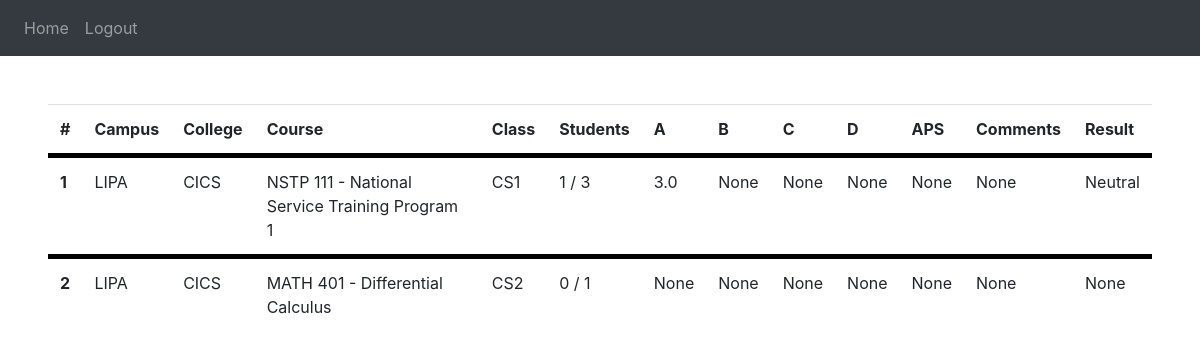
The page /showRec on the database as committed earlier.
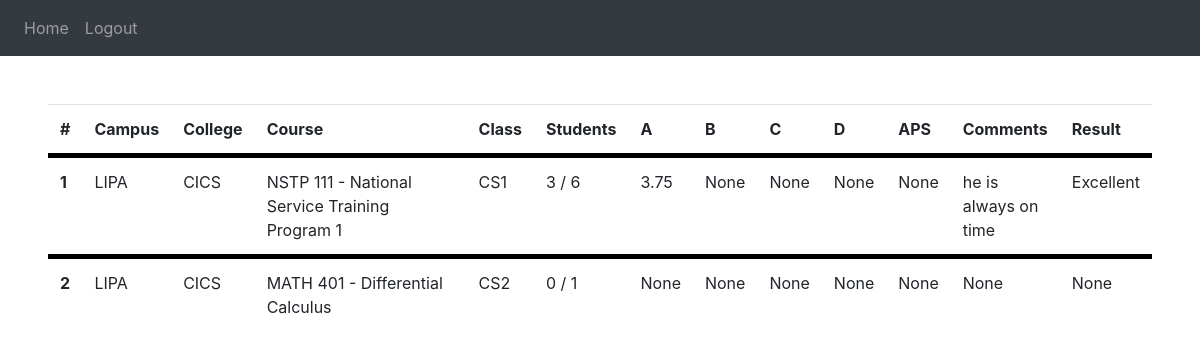
The same page on the database as committed later.
### website/models.py (models this page shows)
class Result(db.Model):
  id = db.Column(db.Integer, primary_key=True)
  facultyName = db.Column(db.String(255))
  campus = db.Column(db.String(255))
  college = db.Column(db.String(255))
  course = db.Column(db.String(255))
  facultyClass = db.Column(db.String(255))
  studentsAnswered = db.Column(db.String(255))
  catA = db.Column(db.Float)
  catB = db.Column(db.Float)
  catC = db.Column(db.Float)
  catD = db.Column(db.Float)
  APS = db.Column(db.Float)
  senAnalysis = db.Column(db.Integer)
  comments = db.Column(db.String(255))
  result = db.Column(db.String(255))

### website/views.py (the view)
@views.route('/showRec')
def showRec():
    records = Result.query.all()
    return render_template("showRec.html",records=records)

### website/templates/showRec.html
{% extends "base.html" %} {% block title %}Result{% endblock %}
{% block content%}
  <table class="table">
    <thead>
      <tr>
        <th>#</th>
        <th style="width: 1%;">Campus</th>
        <th style="width: 1%;">College</th>
        <th style="width: 100%;">Course</th>
        <th style="width: 1%;">Class</th>
        <th style="width: 100%;">Students</th>
        <th style="width: 1%;">A</th>
        <th style="width: 1%;">B</th>
        <th style="width: 1%;">C</th>
        <th style="width: 1%;">D</th>
        <th style="width: 1%;">APS</th>
        <th style="width: 100%;">Comments</th>
        <th>Result</th>
      </tr>
    </thead>
    <tbody>
      {% for rec in records %}
      <tr style="border-top: solid black 5px ;">
        <th scope="row">
          {{ rec.id }}
        </th>
        <td>
          {{ rec.campus }}
        </td>
        <td>
          {{ rec.college }}
        </td>
        <td>
          {{ rec.course }}
        </td>
        <td>
          {{ rec.facultyClass }}
        </td>
        <td>
          {{ rec.studentsAnswered }}
        </td>
        <td>
          {{ rec.catA }}
        </td>
        <td>
          {{ rec.catB }}
        </td>
        <td>
          {{ rec.catC }}
        </td>
        <td>
          {{ rec.catD }}
        </td>
        <td>
          {{ rec.APS }}
        </td>
        <td>
          <div style="max-height: 100px; overflow-x: hidden; overflow-y: auto;">
            {{ rec.comments }}
          </div>
        </td>
        <td>
          {{ rec.result }}
        </td>
      </tr>
    {% endfor %}
    </tbody>
  </table>
{% endblock %}

### website/templates/base.html (shortened to what this page needs)
<!DOCTYPE html>
<html>
  <head>
    <link
      rel="stylesheet"
      href="https://stackpath.bootstrapcdn.com/bootstrap/4.4.1/css/bootstrap.min.css"
    />
    <link
      rel="stylesheet"
      href="https://stackpath.bootstrapcdn.com/font-awesome/4.7.0/css/font-awesome.min.css"
    />
  </head>
  <body>
    <nav class="navbar navbar-expand-lg navbar-dark bg-dark">
      <div class="collapse navbar-collapse" id="navbar">
        <div class="navbar-nav">
          {% if session['status'] == 'out' %}
          <a class="nav-item nav-link" id="home" href="/">Home</a>
          {% elif session['status'] == 'addSubs' %}
            <a class="nav-item nav-link" id="addSubs" href="/addSubs">Home</a>
          {% else %}
            {% if session['position'] == 'student' %}
            <a class="nav-item nav-link" id="chooseProf" href="/chooseProf">Home</a>
            {% else %}
            <a class="nav-item nav-link" id="showRec" href="/showRec">Home</a>
            {% endif %}
            <a class="nav-item nav-link" id="logout" href="/logout">Logout</a>
          {% endif %}
        </div>
      </div>
    </nav>
    <div class="m-5">{% block content %} {% endblock %}</div>
  </body>
</html>

Rows that differ between the two databases and show on the page:
changed Result "NSTP 111 - National Service Training Program 1": studentsAnswered "1 / 3" → "3 / 6"; catA "3.0" → "3.75"; comments "None" → "he is always on time"; result "Neutral" → "Excellent"
